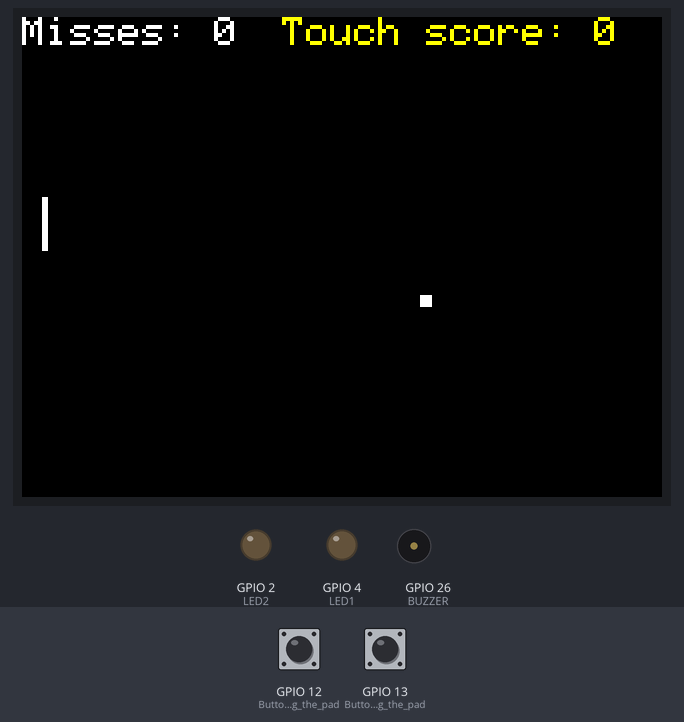
The sketch below on a simulated ESP32. On the bench: 320×240 colour display, output pins drawn as LEDs (lit = HIGH), buzzer (waves = sounding, pin HIGH). The inputs (shaded band) are chosen by the test bench; at power-on: GPIO 13 (Button_for_moving_the_pad) HIGH, GPIO 12 (Button_for_moving_the_pad) HIGH.

Above: at 8.7 s.
8.8 s: GPIO 13 (Button_for_moving_the_pad) pulled LOW for 0.15 s
At 8.98 s:
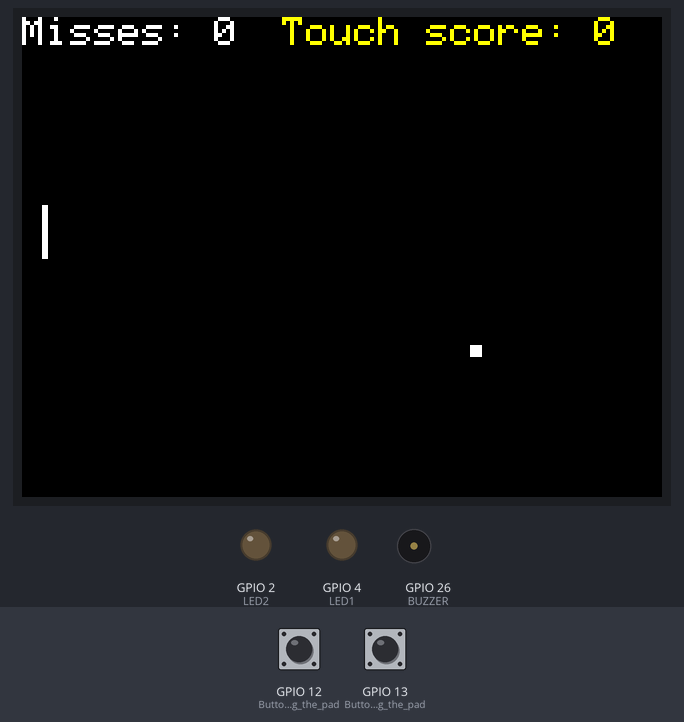
9.5 s: GPIO 12 (Button_for_moving_the_pad) pulled LOW for 0.15 s
At 9.9 s:
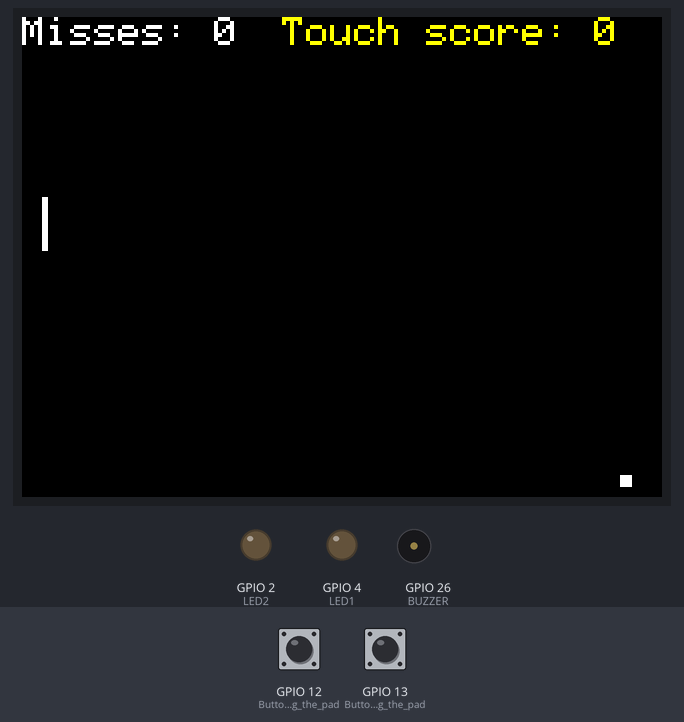
10.2 s: GPIO 12 (Button_for_moving_the_pad) pulled LOW for 1 s
At 10.52 s:
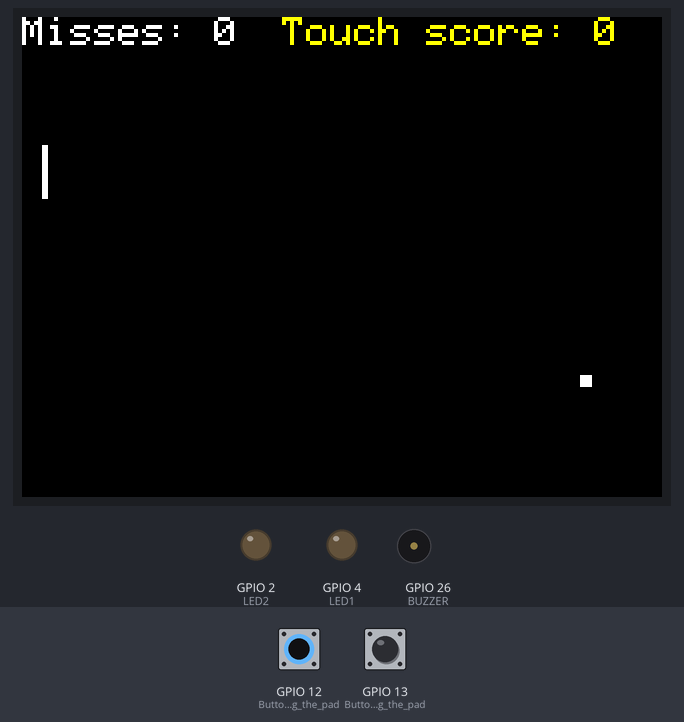
11.8 s: GPIO 13 (Button_for_moving_the_pad) pulled LOW for 1 s
At 12.06 s:
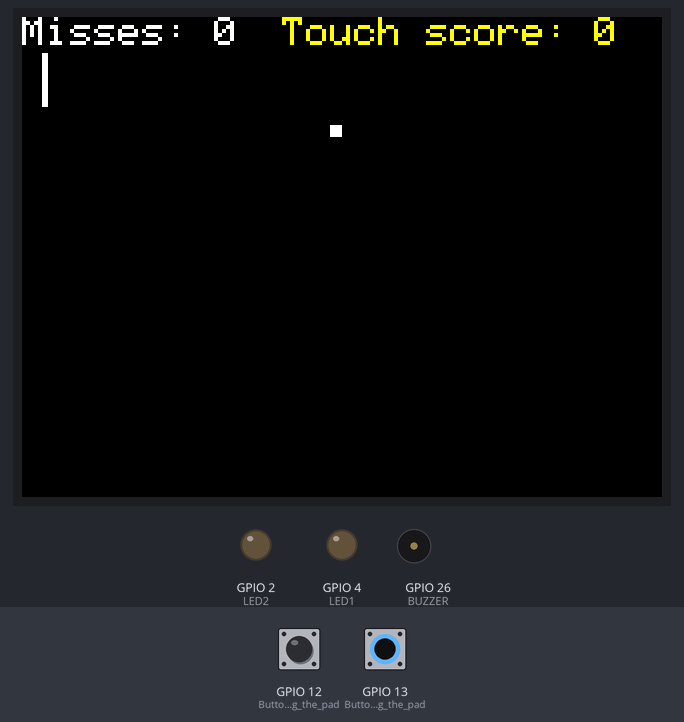
13.4 s: GPIO 12 (Button_for_moving_the_pad) pulsed LOW 5 times (0.12 s each, 0.3 s apart)
At 14.73 s:
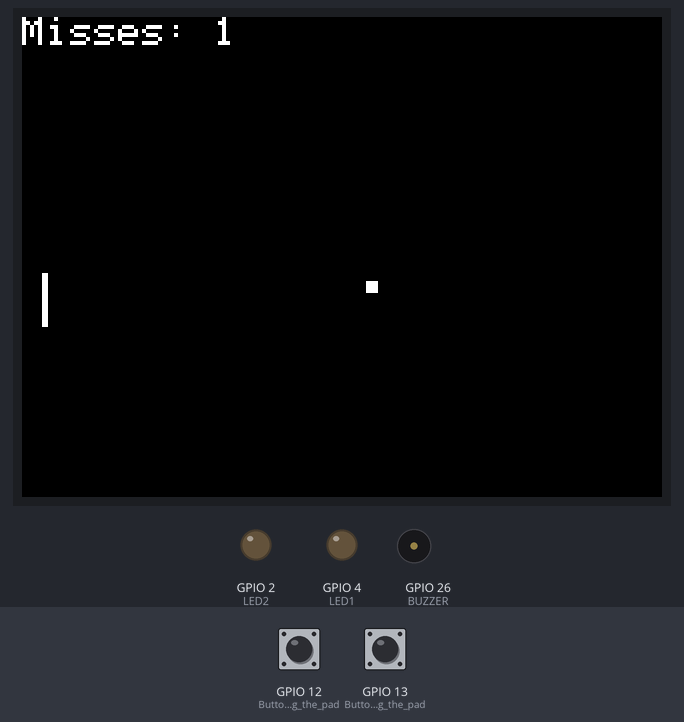
Timing chart, 0 to 16.4 s (numbered marks = the images above; inputs shaded):
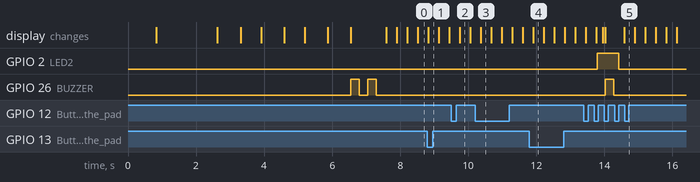

The sketch:

BASE-PROGRAM-GAMEBOY.ino
```cpp
#include <Adafruit_ILI9341.h>
#include <Adafruit_GFX.h>


#define TFT_CS 5
#define TFT_DC 32
#define BUZZER 26
#define LED1 4 // VERDE
#define LED2 2  // GALBEN


// pins 12,13 for buttons

Adafruit_ILI9341 tft = Adafruit_ILI9341(TFT_CS, TFT_DC);

#define PADDLE_HEIGHT 27
#define PADDLE_SPEED 2
#define BALL_SIZE 6

int misses,score=0;
int paddleY = 90;
int ballX = 120, ballY = 60;
int ballSpeedX = 1, ballSpeedY = 1;

void setup() {
  pinMode(12, INPUT_PULLUP); // Button for moving the paddle up
  pinMode(13, INPUT_PULLUP); // Button for moving the paddle down
  pinMode(BUZZER, OUTPUT);
  pinMode(LED1, OUTPUT);
  pinMode(LED2, OUTPUT);
  tft.begin();
  tft.setRotation(0);


  drawMenu();
  delay(1200);
  drawMenu();
  drawMenu();
  drawMenu();


  tft.fillScreen(ILI9341_BLACK);
  tft.setRotation(3);

  buzzersound(250,2);

  tft.setCursor(0, 0);
  tft.setTextColor(ILI9341_WHITE);
  tft.setTextSize(2);
  tft.print("Misses: ");
  tft.print(misses);

  tft.setCursor(130,0);
  tft.setTextColor(ILI9341_YELLOW);
  tft.setTextSize(2);
  tft.print("Touch score: ");
  tft.print(score);

}

void loop() {

  if (digitalRead(12)==0) {
    paddleY = max(0, paddleY - PADDLE_SPEED);
  }
  if (digitalRead(13)==0) {
    paddleY = min(tft.height() - PADDLE_HEIGHT, paddleY + PADDLE_SPEED);
  }

  ballX += ballSpeedX;
  ballY += ballSpeedY;

  if (ballX <= 0 || ballX >= tft.width() - BALL_SIZE) {
    ballSpeedX *= -1; //COLIZIUNEA CU MARGINILE ECRANULUI ???
  }
  if (ballY <= 0 || ballY >= tft.height() - BALL_SIZE) {
    ballSpeedY *= -1;
  }

  if (ballX <= 10 && ballY >= paddleY && ballY <= paddleY + PADDLE_HEIGHT) {  // Ball collision with paddle ?
    ballSpeedX *= -1;
    digitalWrite(LED1, HIGH);
    score++;
    updateScore();
  }


  if (ballX <= 2 && ballY >= paddleY && ballY <= paddleY + PADDLE_HEIGHT) {  // 2 is paddle width
    ballSpeedX *= -1;
   // digitalWrite(LED1, HIGH);
   // updateScore();
   // score++;
  }

  if (ballX <= 0) {
    // Missed the ball
    misses++;
    digitalWrite(LED2, HIGH);
    resetGame();
  }


  // -- Only redraw the parts of the screen that have changed
  tft.fillRect(10, paddleY - PADDLE_SPEED, 3, PADDLE_HEIGHT + 2 * PADDLE_SPEED, ILI9341_BLACK);
  tft.fillRect(ballX - abs(ballSpeedX), ballY - abs(ballSpeedY), BALL_SIZE + 2 * abs(ballSpeedX), BALL_SIZE + 2 * abs(ballSpeedY), ILI9341_BLACK);
  tft.fillRect(10, paddleY, 3, PADDLE_HEIGHT, ILI9341_WHITE);
  tft.fillRect(ballX, ballY, BALL_SIZE, BALL_SIZE, ILI9341_WHITE);
  delay(12);  // pentru aprox 60 de cadre pe secunda

}


void resetGame() {
  // Reset the game when the ball is missed

  delay(150);
  tft.fillScreen(ILI9341_BLACK);

  tft.setCursor(0, 0);
  tft.setTextColor(ILI9341_WHITE);
  tft.setTextSize(2);
  tft.print("Misses: ");
  tft.print(misses);


   /*
  tft.setCursor(120,0);
  tft.setTextColor(ILI9341_YELLOW);
  tft.setTextSize(2);
  tft.print("Touch score: ");
  tft.print(score);
  */

  ballX = 320 / 2;
  ballY = 240 / 2;
  ballSpeedX = 1;
  ballSpeedY = 1;


  digitalWrite(BUZZER, HIGH);
  delay(250);
  digitalWrite(BUZZER, LOW);
  delay(150);

  digitalWrite(LED2, LOW);

}


void drawMenu() {
  // Draw the menu on the screen
  tft.fillScreen(ILI9341_BLACK);
  delay(600);
  tft.setCursor(60, 150); // center of the screen
  tft.setTextColor(ILI9341_GREEN);
  tft.setTextSize(6);
  tft.print("PONG");
  delay(600); // Show the menu for 2 seconds
}


void buzzersound(int time, int nr){
  for(int i=0;i<nr;i++){
  digitalWrite(BUZZER, HIGH);
  delay(time);
  digitalWrite(BUZZER, LOW);
  delay(time);
  }
}


void updateScore(){
  tft.setCursor(152,0);
  tft.setTextColor(ILI9341_YELLOW);
  tft.setTextSize(2);
  tft.print(score);
  digitalWrite(LED1, LOW);
}
```
